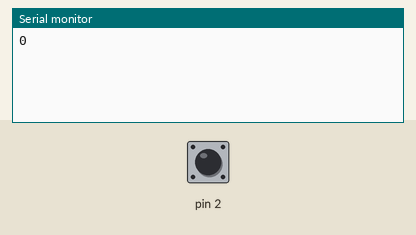
Bench run of a sketch on a simulated Arduino Uno, built with avr-gcc and run on an emulated ATmega328P. On the bench: the last lines printed to the serial monitor. The inputs (shaded band) are chosen by the test bench; at power-on: pin 2 HIGH.

Above: at 1.2 s.
1.3 s: pin 2 pulled LOW for 0.15 s
At 2.7 s:
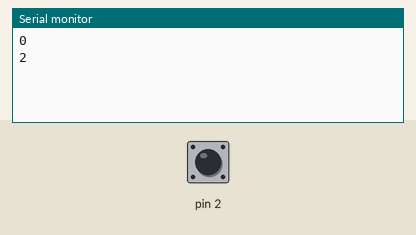
2.9 s: pin 2 pulled LOW for 1 s
At 3.5 s:
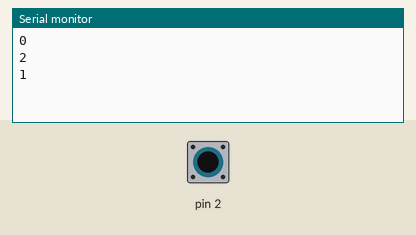
Timing chart, 0 to 5.9 s (numbered marks = the images above; inputs shaded):
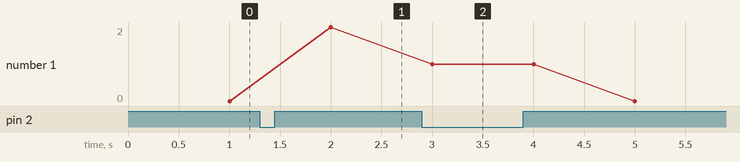

Measured:
- after the input at 1.3 s, the serial monitor: prints a new line after 0.70 s (image 1)
- after the input at 2.9 s, the serial monitor: prints a new line after 0.10 s (image 2)
- plotted number 1: 0 → 2 after the input at 1.3 s

The sketch:

LuuluongCF.ino
```cpp
int static kk ;
unsigned long times = 1000;

void setup()
{
  Serial.begin(9600);
//   pinMode(ledPin, OUTPUT);
   pinMode(2, INPUT_PULLUP); // sử dụng điện trở kéo lên cho chân số 2, ngắt 0
   attachInterrupt(0, test, HIGH); // gọi hàm tatled liên tục khi còn nhấn nút
}

void loop()
{
 if(millis()>times)
 {
    noInterrupts();
    Serial.println(kk);
    kk=0;
    times+=1000;
    interrupts();
  }
}

void test()
{
    kk++;
}
```
